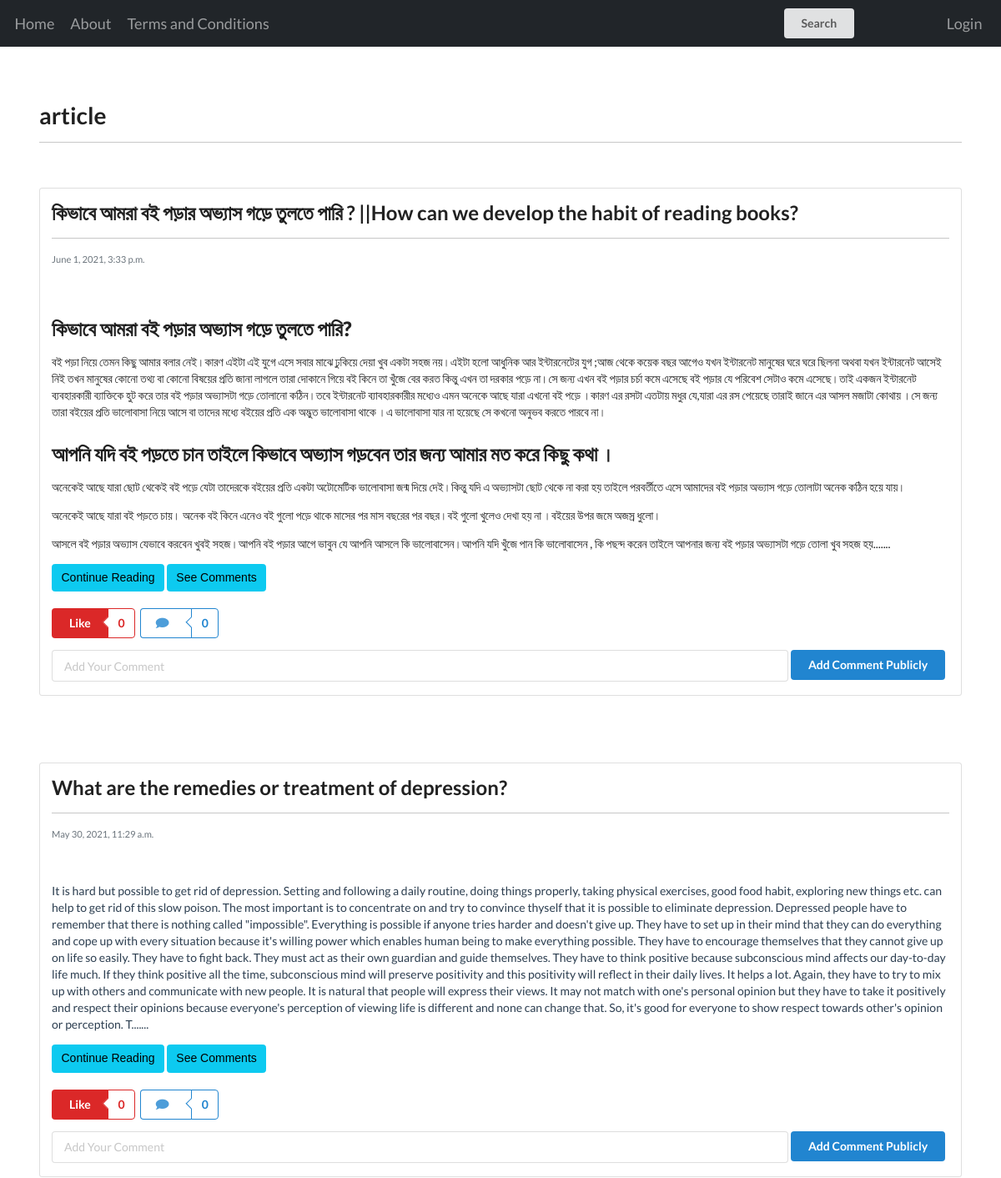
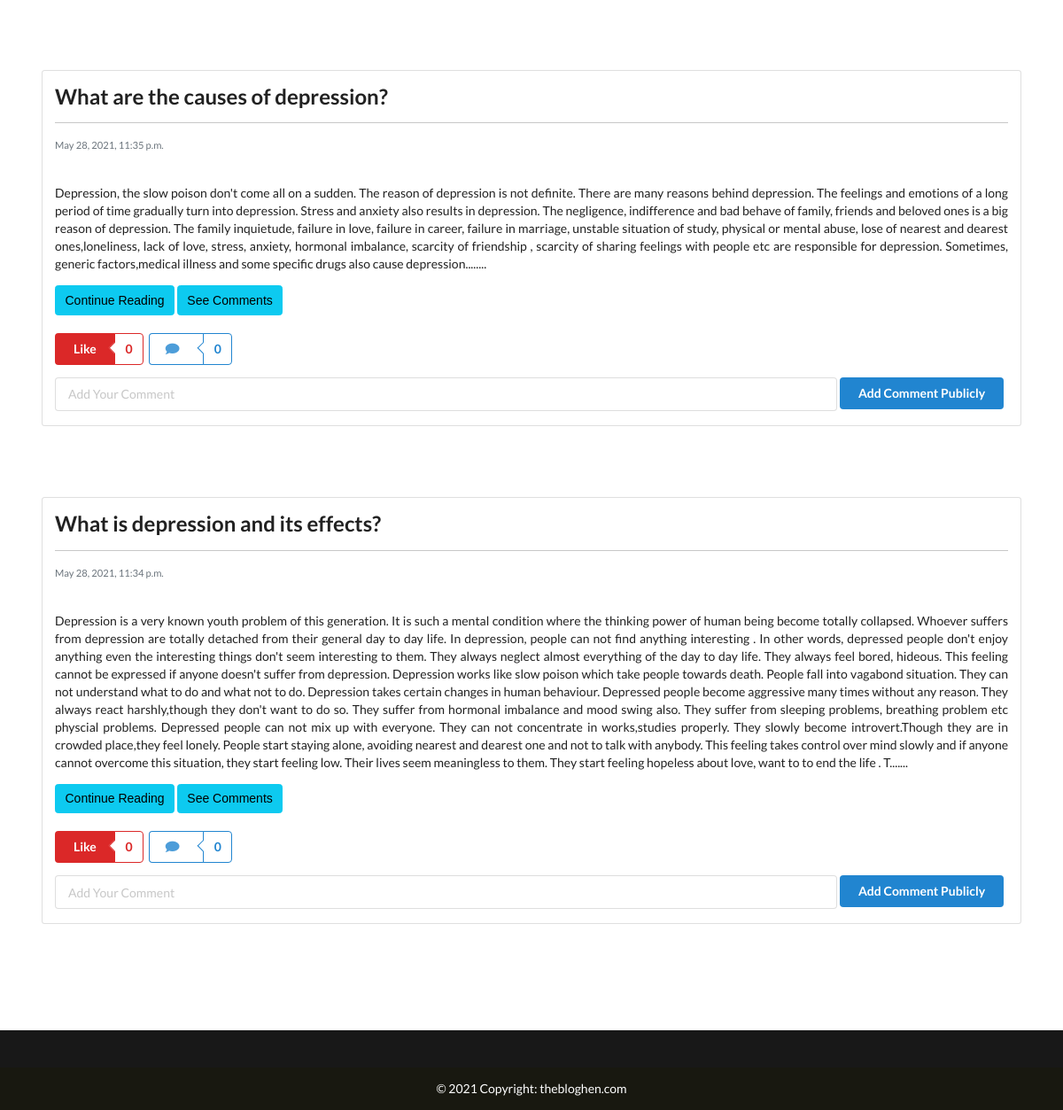
Screenshot of /14/Article with the database file from the repository (2 pictures, top to bottom).
### gallary/models.py (models this page shows, shortened)
class images(models.Model):
    title = models.CharField(max_length=350)
    content = RichTextField(blank=True)
    image = models.ImageField(upload_to = 'gallary', validators=[FileExtensionValidator(['png','jpg','jpeg'])],blank = True)
    image1 = models.ImageField(upload_to = 'gallary', validators=[FileExtensionValidator(['png','jpg','jpeg'])],blank = True)
    image2 = models.ImageField(upload_to = 'gallary', validators=[FileExtensionValidator(['png','jpg','jpeg'])],blank = True)
    image3 = models.ImageField(upload_to = 'gallary', validators=[FileExtensionValidator(['png','jpg','jpeg'])],blank = True)
    subCat = models.CharField(blank=True,max_length=400)
    updated = models.DateTimeField(auto_now=True)
    created = models.DateTimeField(auto_now_add=True)
    liked = models.ManyToManyField(User,default=None,related_name='likes',blank=True)
    category  = models.ManyToManyField(Catagory,default=None,related_name='catagory',blank=False,)
    def num_likes(self):
        return self.liked.all().count()
    def CommentCount(self):
        return self.comment_set.all().count()
    class Meta:
        ordering = ['-created']

### gallary/views.py (the view)
# urls.py: path('<pk>/<str:title>',views.catagory_wise_filter,name = 'catagory-post'),
def catagory_wise_filter(request,pk,title):
    c_form = CommentModelForm()
    postObj = images.objects.filter(category=pk)
    context ={
        'posts':postObj,
        'c_form':c_form,
        'title':title
    }
    return render(request,'catagoryRes.html',context)

### gallary/forms.py
class CommentModelForm(forms.ModelForm):
    body = forms.CharField(label='',
                widget=forms.TextInput(attrs={'placeholder':'Add a comment...','class':'bodyvalueComm',}))
    class Meta:
        model = Comment
        fields = ('body',)

### gallary/templates/catagoryRes.html (shortened to what this page needs)
{% extends 'base.html' %}
{% block content %}
<h1>{{title|slugify}}</h1>
<hr>
<br>
<br>
{% for post in posts %}
 {% if post.image and post.content %}
<div class="card">
  <div class="card-body">
    <div class="row">
      <h2 class="card-title">{{post.title}}</h2>
      <hr />
      <div class="col-sm-7">
        <p class="card-text">
          <small class="text-muted">{{post.created}}</small>
        </p>
        <div>
          <img
            id="image_id"
            style="display: inline-block"
            src="{{post.image.url}}"
            class="card-img-bottom"
            height="450"
          />
        </div>
        <br />
        <form
          action="{% url 'like-unlike-post' %}"
          method="POST"
          class="like-form"
          id="{{post.id}}"
        >
          {% csrf_token %}
          <input
            type="hidden"
            id="likeId"
            name="post_like_id"
            value="{{post.id}}"
          />
          <div class="ui labeled button" tabindex="0">
            <button class="ui red button like-btn{{post.id}}" type="submit">
              {% if request.user not in post.liked.all %} Like {% else %} Unlike
              {% endif %}
            </button>
            <a
              id="likesCount"
              class="ui basic red left pointing label like-count{{post.id}}"
            >
              {{post.num_likes}}
            </a>
          </div>
          <div class="ui labeled button" tabindex="0">
            <div class="ui basic blue button">
              <i class="comment icon"></i>
            </div>
            <a class="ui basic left pointing blue label">
              {{post.CommentCount}}
            </a>
          </div>
        </form>
      </div>
      <div class="col-sm-5">
        <br />
        <br />
        <p id="content" class="card-text" style="text-align: justify">
          {{post.content|slice:1550|safe|urlize}}.......
        </p>
        <a href="{% url 'post-reading' post.id post.title|slugify %}"><input
          type="button"
          class="btn btn-info"
          name="continueReading"
          id=""
          value="Continue Reading"
        /></a>
        <a href="{% url 'post-reading' post.id post.title|slugify %}"><input
          type="button"
          class="btn btn-info"
          name="seeCommnets"
          id=""
          value="See Comments"
        /></a>
      </div>
    </div>
  </div>
  <div >
    <form  id="{{post.id}}" action="{% url 'save-comment' post.id post.title|slugify %}" method="POST" class='ui form commForm2' >
      {% csrf_token %}
      <input placeholder="Add Your Comment" class="post_id" type="text" name="post_id" id="in{{post.id}}">
      <button type="submit" name="submit_c_form" class="ui primary button">Add Comment Publicly</button>
  </form>
</div>
</div>
<br />
<br />
<br />
<br />
{% else %}
<div class="card">
  <div class="card-body">
    <h2 class="card-title">{{post.title}}</h2>
    <hr />
    <p class="card-text">
      <small class="text-muted">{{post.created}}</small>
    </p>
    <br>
    <p id="content" class="card-text" style="text-align: justify">
      {{post.content|slice:1550|safe|urlize}}.......
    </p>
    <a href="{% url 'post-reading' post.id post.title|slugify %}"><input
    type="button"
    class="btn btn-info"
    name="continueReading"
    id=""
    value="Continue Reading"
  /></a>
  <a href="{% url 'post-reading' post.id post.title|slugify %}"><input
    type="button"
    class="btn btn-info"
    name="seeCommnets"
    id=""
    value="See Comments"
  /></a>
  <br>
  <br>
    <form
    action="{% url 'like-unlike-post' %}"
    method="POST"
    class="like-form"
    id="{{post.id}}"
  >
    <div class="ui labeled button" tabindex="0">
      <button class="ui red button like-btn{{post.id}}" type="submit">
        {% if request.user not in post.liked.all %} Like {% else %} Unlike
        {% endif %}
      </button>
      <a
        id="likesCount"
        class="ui basic red left pointing label like-count{{post.id}}"
      >
        {{post.num_likes}}
      </a>
    </div>
    <div class="ui labeled button" tabindex="0">
      <div class="ui basic blue button">
        <i class="comment icon"></i>
      </div>
      <a class="ui basic left pointing blue label">
        {{post.CommentCount}}
      </a>
    </div>
  </form>
  </div>
  <div >
    <form  id="{{post.id}}" action="{% url 'save-comment' post.id post.title|slugify %}" method="POST" class='ui form commForm2' >
      <input placeholder="Add Your Comment" class="post_id" type="text" name="post_id" id="in{{post.id}}">
      <button type="submit" name="submit_c_form" class="ui primary button">Add Comment Publicly</button>
  </form>
  </div>
</div>
<br />
<br />
<br />
<br />
{% endif %} {% endfor %} {% include 'ajax.html' %} {% endblock content %}

### gallary/templates/catagoryRes.html (style rules this page uses)
.ui.form input[type=text] { margin: 0px 0px 16px 14px; width: 80%; }

### rows the page displays
images: title "কিভাবে আমরা বই পড়ার অভ্যাস গড়ে তুলতে পারি ? ||How can we develop the habit of reading books?", created "June 1, 2021, 3:33 p.m.", content "কিভাবে আমরা বই পড়ার অভ্যাস গড়ে তুলতে পারি? বই পড়া নিয়ে তেমন কিছু আমার বলার নেই।কারণ এইটা এই যুগে এসে সবার মাঝে ঢুকিয়ে দেয়া খুব একটা সহজ নয়।এইটা হলো আধুনিক আর ইন্টারনেটের যুগ ;আজ থেকে কয়েক বছর আগেও যখন ইন্টারনেট মানুষের ঘরে ঘরে ছিলনা অথবা যখন ইন্টারনেট আসেই নিই তখন মানুষের কোনো তথ্য বা কোনো বিষয়ের প্রতি জানা লাগলে তারা দোকানে গিয়ে বই কিনে তা খুঁজে বের করত কিন্তু এখন তা দরকার পড়ে না।সে জন্য এখন বই পড়ার চর্চা কমে এসেছে বই পড়ার যে পরিবেশ সেটাও কমে এসেছে।তাই একজন ইন্টারনেট ব্যবহারকারী ব্যাক্তিকে হুট করে তার বই পড়ার অভ্যাসটা গড়ে তোলানো কঠিন।তবে ইন্টারনেট ব্যাবহারকারীর মধ্যেও এমন অনেকে আছে যারা এখনো বই পড়ে ।কারণ এর রসটা এতটায় মধুর যে,যারা এর রস পেয়েছে তারাই জানে এর আসল মজাটা কোথায় ।সে জন্য তারা…", shows "Like", num_likes "0", CommentCount "0"
images: title "What are the remedies or treatment of depression?", created "May 30, 2021, 11:29 a.m.", content "It is hard but possible to get rid of depression. Setting and following a daily routine, doing things properly, taking physical exercises, good food habit, exploring new things etc. can help to get rid of this slow poison. The most important is to concentrate on and try to convince thyself that it is possible to eliminate depression. Depressed people have to remember that there is nothing called \"impossible\". Everything is possible if anyone tries harder and doesn't give up. They have to set up in their mind that they can do everything and cope up with every situation because it's willing power which enables human being to make everything possible. They have to encourage themselves that…", shows "Like", num_likes "0", CommentCount "0"
images: title "What are the causes of depression?", created "May 28, 2021, 11:35 p.m.", content "Depression, the slow poison don't come all on a sudden. The reason of depression is not definite. There are many reasons behind depression. The feelings and emotions of a long period of time gradually turn into depression. Stress and anxiety also results in depression. The negligence, indifference and bad behave of family, friends and beloved ones is a big reason of depression. The family inquietude, failure in love, failure in career, failure in marriage, unstable situation of study, physical or mental abuse, lose of nearest and dearest ones,loneliness, lack of love, stress, anxiety, hormonal imbalance, scarcity of friendship , scarcity of sharing feelings with people etc are responsible…", shows "Like", num_likes "0", CommentCount "0"
images: title "What is depression and its effects?", created "May 28, 2021, 11:34 p.m.", content "Depression is a very known youth problem of this generation. It is such a mental condition where the thinking power of human being become totally collapsed. Whoever suffers from depression are totally detached from their general day to day life. In depression, people can not find anything interesting . In other words, depressed people don't enjoy anything even the interesting things don't seem interesting to them. They always neglect almost everything of the day to day life. They always feel bored, hideous. This feeling cannot be expressed if anyone doesn't suffer from depression. Depression works like slow poison which take people towards death. People fall into vagabond situation. They…", shows "Like", num_likes "0", CommentCount "0"

### other values shown
{{ title|slugify }} "article"
